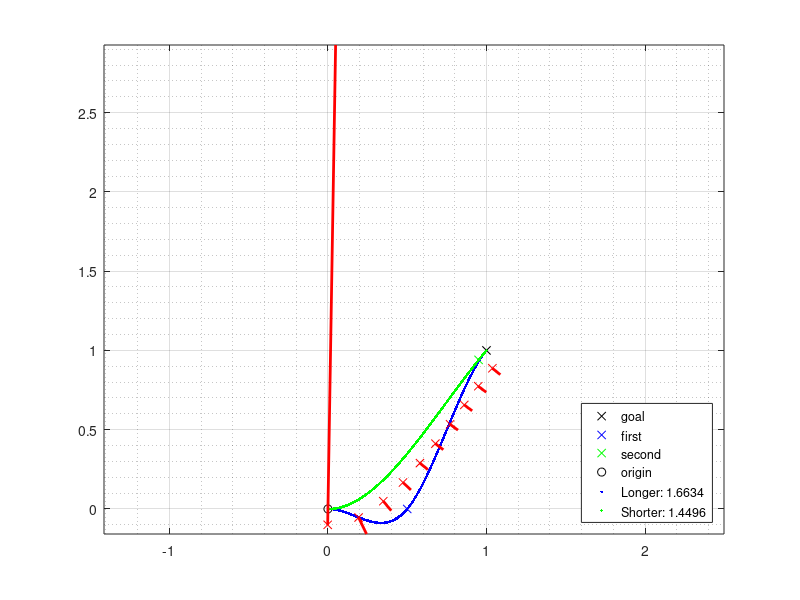

Recreate this plot in MATLAB.
clear
clc
clf
step_amount = 10;

xg = 1;
yg = 1;
psi = 50.00001*pi/180;
% psi = tan(yg/xg);
%% USE TWO DIFFERENT SPLINE FUNCTIONS DEPENDING ON XY AND PSI
xshort = 0.0001;
yshort = tan(psi)*xshort;
% if psi<90*pi/180
    x2 = xg-xshort;
    y2 = yg-yshort;
% else
%     x2 = xg+xshort;
%     y2 = yg+yshort;
% end

xplot = xg-xshort*500;
yplot = yg-yshort*500;


x1 = x2*psi*180/pi/100;
y1 = -0;

% scale = psi/100*180/pi;
% scale1 = scale;
% scale2 = scale1*scale;
% x1 = x2*scale1;
% y1 = y2*scale2;

xtmp = x2-xg;
ytmp = y2-yg;
alpha = atan(ytmp/xtmp)*180/pi;
y_circle = @(x) sqrt(1-x^2);

x_sample = [0, 0.01, x1, x2, xg];
y_sample = [0, 0,    y1, y2, yg];
x_lin = linspace(0, xg, 1000);
y_lin = spline(x_sample, y_sample, x_lin);

x_sample2 = [0, 0.01, x2, xg];
y_sample2 = [0, 0,    y2, yg];
x_lin2 = linspace(0, xg, 1000);
y_lin2 = spline(x_sample2, y_sample2, x_lin2);


x_distance = diff(x_lin);
y_distance = diff(y_lin);

dist = sqrt(x_distance.^2 + y_distance.^2);
total_dist = sum(dist);


x_distance2 = diff(x_lin2);
y_distance2 = diff(y_lin2);

dist2 = sqrt(x_distance2.^2 + y_distance2.^2);
total_dist2 = sum(dist2);




if total_dist < total_dist2
    working_spline = [x_lin; y_lin];
    dist = total_dist;
else
    working_spline = [x_lin2; y_lin2];
    dist = total_dist2;
end

step_length = 0.15;

swing = [];

support = [];
for i = 1:step_amount
%    if i ~= step_amount
%        idx = floor(length(working_spline)/step_amount)*i;
%    else
%        idx = length(working_spline);
%    end
   if i == 1
       idx = 1;
       x_tmp = working_spline(1, idx);
       y_tmp = working_spline(2, idx);
        
   else
       x_tmp = support(end, 1) + step_length*cos(support(end,3)+pi/2);
%        y_tmp = support(end, 2) + step_length*sin(support(end,3));
       idx = dsearchn(working_spline(1,:)',x_tmp);
   end
  
%    if i == 37
%        a = 3;
%    end
          y_tmp = working_spline(2, idx);

   yaw = atan((working_spline(2,idx+1)-working_spline(2,idx))/(working_spline(1,idx+1)-working_spline(1,idx)))-pi/2;
   i
   support  = [support; x_tmp, y_tmp, yaw];
%    support  = [support; x_tmp, y_tmp, yaw];
%    swing    = [swing; x_tmp, y_tmp+(-1)^(i+1)*0.1, yaw];

end

for i = 1:length(support)
   support(i,1) = support(i,1)+sin(support(i,3)+pi/2)*0.1;
   support(i,2) = support(i,2)-cos(support(i,3)+pi/2)*0.1;
end
plot(xg,yg,'kx')
grid on
grid minor
hold on
axis equal
plot(x1,y1,'bx')
plot(xplot,yplot,'gx')
plot(0,0,'ko')
plot(x_lin, y_lin, 'b.')
plot(x_lin2, y_lin2, 'g.')
plot(support(:,1), support(:,2),'rx')

% plot(swing(:,1), swing(:,2),'cx')
for i  = 1:step_amount
    xshort = 0.05;
    yshort = tan(support(i,3))*xshort;
    plot([support(i,1) support(i,1)+xshort], [support(i,2) support(i,2)+yshort],'r','linewidth',2)
%     plot([swing(i,1) swing(i,1)+xshort], [swing(i,2) swing(i,2)+yshort],'c','linewidth',2)
end

if total_dist < total_dist2
    legend('goal','first', 'second','origin', ['Shorter: ' num2str(total_dist)], ['Longer: ' num2str(total_dist2)],'Location','southeast')
else
    legend('goal','first', 'second','origin',['Longer: ' num2str(total_dist)], ['Shorter: ' num2str(total_dist2)],'Location','southeast')
end


foot_distance_x = diff(support(:,1));
foot_distance_y = diff(support(:,2));

foot_distance = sqrt(foot_distance_x.^2+foot_distance_y.^2)
